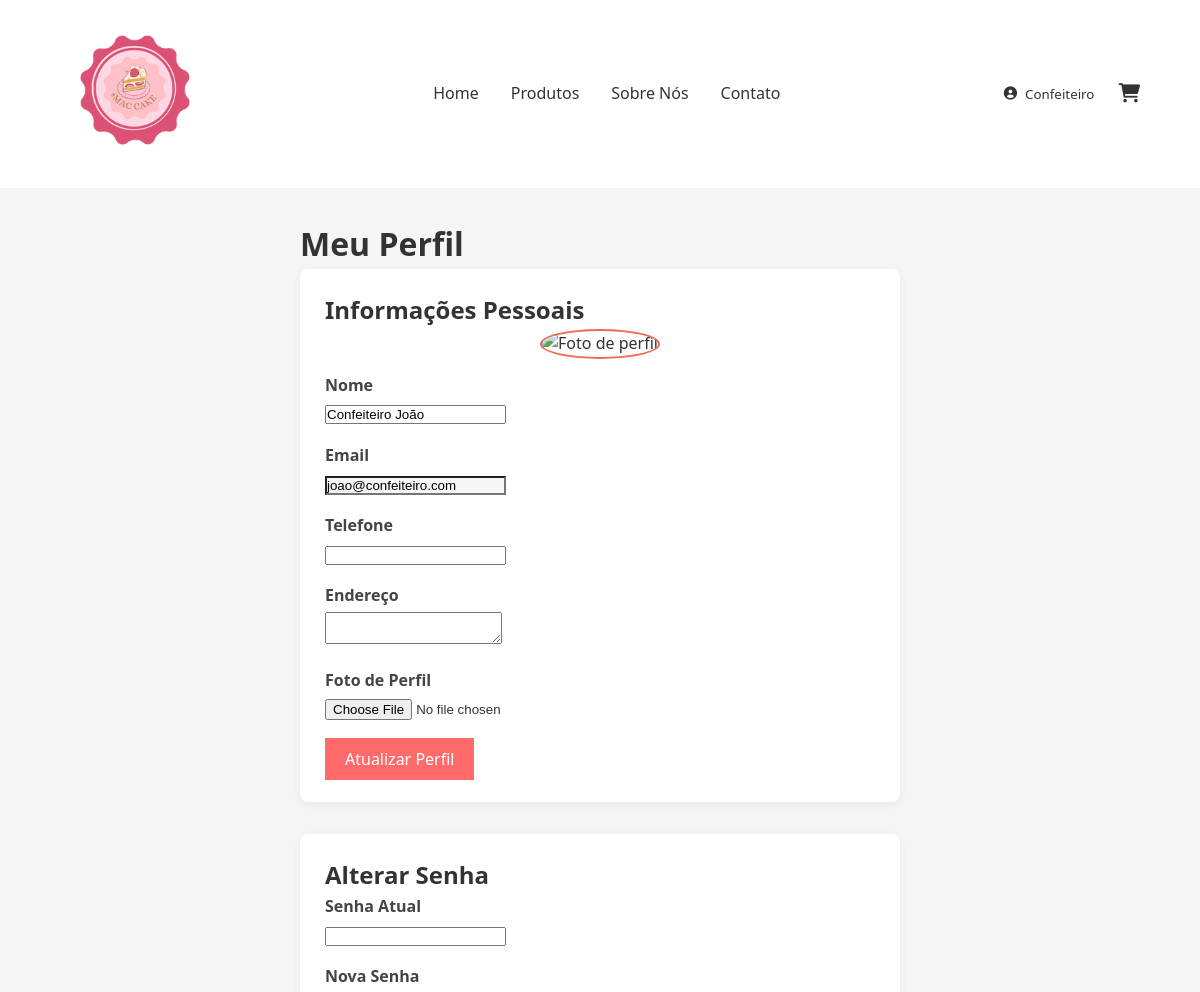
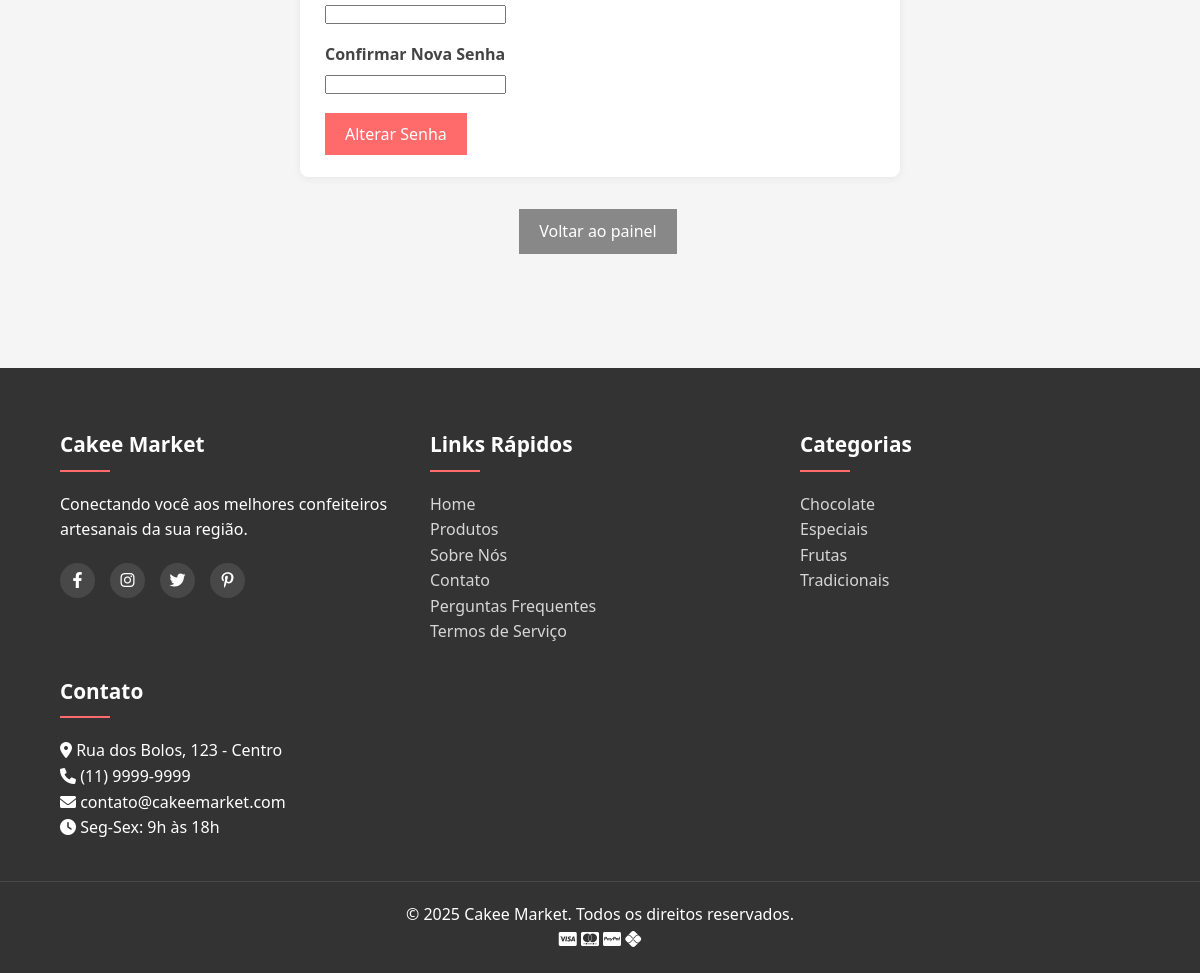
/pages/user/profile.php (signed in), run on the app's committed database (2 pictures, top to bottom).
### tables this page shows
CREATE TABLE usuarios (
    id INT AUTO_INCREMENT PRIMARY KEY,
    nome VARCHAR(100) NOT NULL,
    email VARCHAR(100) NOT NULL UNIQUE,
    senha VARCHAR(255) NOT NULL,
    telefone VARCHAR(20),
    endereco TEXT,
    foto_perfil VARCHAR(255),
    tipo ENUM('cliente', 'vendedor', 'admin') DEFAULT 'cliente',
    data_cadastro DATETIME DEFAULT CURRENT_TIMESTAMP,
    data_atualizacao DATETIME ON UPDATE CURRENT_TIMESTAMP,
    ativo BOOLEAN DEFAULT TRUE,
    token_reset_senha VARCHAR(255),
    token_expira DATETIME,
    INDEX idx_email (email),
    INDEX idx_tipo (tipo)
);

### pages/user/profile.php (the view, shortened to what this page needs)
<?php
$user_id = isset($_SESSION['user_id']) ? $_SESSION['user_id'] : null;
$db = new Database();
$conn = $db->connect();
$stmt = $conn->prepare("SELECT id, nome, email, telefone, endereco, foto_perfil, tipo FROM usuarios WHERE id = ?");
$stmt->execute([$user_id]);
$user = $stmt->fetch(PDO::FETCH_ASSOC);
?>
<!DOCTYPE html>
<html lang="pt-BR">
<head>
    <link rel="stylesheet" href="../../assets/css/admin.css">
</head>
<body>
<?php include __DIR__ . '/../../includes/header.php'; ?>
<div class="profile-container">
    <h1>Meu Perfil</h1>
    <div class="profile-card profile-section">
        <h2>Informações Pessoais</h2>
        <form method="POST" enctype="multipart/form-data">
            <div style="text-align:center">
                <?php if (!empty($user['foto_perfil'])): ?>
                    <img src="/assets/images/uploads/profiles/<?= htmlspecialchars($user['foto_perfil']) ?>" alt="Foto de perfil" class="profile-pic">
                <?php else: ?>
                    <img src="/assets/images/default_profile.png" alt="Foto de perfil" class="profile-pic">
                <?php endif; ?>
            </div>
            <div class="form-group">
                <label class="profile-label" for="nome">Nome</label>
                <input type="text" id="nome" name="nome" value="<?= htmlspecialchars($user['nome']) ?>" required>
            </div>
            <div class="form-group">
                <label class="profile-label" for="email">Email</label>
                <input type="email" id="email" name="email" value="<?= htmlspecialchars($user['email']) ?>" readonly style="background:#f6f6f6">
            </div>
            <div class="form-group">
                <label class="profile-label" for="telefone">Telefone</label>
                <input type="text" id="telefone" name="telefone" value="<?= htmlspecialchars($user['telefone']) ?>">
            </div>
            <div class="form-group">
                <label class="profile-label" for="endereco">Endereço</label>
                <textarea id="endereco" name="endereco" rows="2"><?= htmlspecialchars($user['endereco']) ?></textarea>
            </div>
            <div class="form-group">
                <label class="profile-label" for="foto_perfil">Foto de Perfil</label>
                <input type="file" id="foto_perfil" name="foto_perfil" accept="image/*">
            </div>
            <button type="submit" name="update_profile" class="btn">Atualizar Perfil</button>
        </form>
    </div>
    <div class="profile-card profile-section">
        <h2>Alterar Senha</h2>
        <form method="POST">
            <div class="form-group">
                <label class="profile-label" for="current_password">Senha Atual</label>
                <input type="password" id="current_password" name="current_password" required>
            </div>
            <div class="form-group">
                <label class="profile-label" for="new_password">Nova Senha</label>
                <input type="password" id="new_password" name="new_password" required>
            </div>
            <div class="form-group">
                <label class="profile-label" for="confirm_password">Confirmar Nova Senha</label>
                <input type="password" id="confirm_password" name="confirm_password" required>
            </div>
            <button type="submit" name="change_password" class="btn">Alterar Senha</button>
        </form>
    </div>
    <div style="text-align:center;margin:24px 0;">
        <a href="/pages/vendor/dashboard.php" class="btn" style="background:#888;">Voltar ao painel</a>
    </div>
</div>
<?php include __DIR__ . '/../../includes/footer.php'; ?>
</body>
</html>

### includes/header.php (shortened to what this page needs)
<?php
$db = new Database();
$conn = $db->connect();
$usuario = null;
if (isset($_SESSION['user_id'])) {
    $stmt = $conn->prepare("SELECT id, nome, email, foto_perfil, tipo FROM usuarios WHERE id = ?");
    $stmt->execute([$_SESSION['user_id']]);
    $usuario = $stmt->fetch(PDO::FETCH_ASSOC);
}
?>
<!DOCTYPE html>
<html lang="pt-BR">
<head>
    <link rel="stylesheet" href="/assets/css/style.css">
    <link rel="stylesheet" href="https://cdnjs.cloudflare.com/ajax/libs/font-awesome/6.0.0-beta3/css/all.min.css">
</head>
<body>
    <header class="header">
        <div class="header-container">
            <div class="logo">
                <a href="/">
                    <img src="/assets/images/logo/logo.png" alt="Cakee Market" width="150">
                </a>
            </div>
            <nav class="main-nav">
                <ul>
                    <li><a href="/" class="<?= basename($_SERVER['PHP_SELF']) == 'index.php' ? 'active' : '' ?>">Home</a></li>
                    <li><a href="/pages/products.php" class="<?= basename($_SERVER['PHP_SELF']) == 'products.php' ? 'active' : '' ?>">Produtos</a></li>
                    <li><a href="/pages/about.php" class="<?= basename($_SERVER['PHP_SELF']) == 'about.php' ? 'active' : '' ?>">Sobre Nós</a></li>
                    <li><a href="/pages/contact.php" class="<?= basename($_SERVER['PHP_SELF']) == 'contact.php' ? 'active' : '' ?>">Contato</a></li>
                </ul>
            </nav>
            <div class="header-icons">
                <?php if ($usuario): ?>
                    <div class="user-dropdown">
                        <button class="user-btn">
                            <?php if ($usuario['foto_perfil']): ?>
                                <img src="/assets/images/uploads/profiles/<?= htmlspecialchars($usuario['foto_perfil']) ?>" alt="<?= htmlspecialchars($usuario['nome']) ?>" class="user-avatar">
                            <?php else: ?>
                                <i class="fas fa-user-circle"></i>
                            <?php endif; ?>
                            <span class="user-name"><?= htmlspecialchars(explode(' ', $usuario['nome'])[0]) ?></span>
                        </button>
                    </div>
                <?php else: ?>
                    <a href="/pages/auth/login.php" class="auth-link"><i class="fas fa-sign-in-alt"></i> Entrar</a>
                    <a href="/pages/auth/register.php" class="auth-link"><i class="fas fa-user-plus"></i> Cadastrar</a>
                <?php endif; ?>
                <a href="/pages/cart.php" class="cart-icon">
                    <i class="fas fa-shopping-cart"></i>
                </a>
            </div>
        </div>
    </header>
    <main class="main-content">

### assets/css/admin.css (style rules this page uses)
.btn, .btn-small { background: #e77054; color: #fff; border: none; border-radius: 5px; padding: 7px 18px; cursor: pointer; text-decoration: none; font-size: 1em; margin-right: 4px; }
.form-group { margin-bottom: 13px; }

### assets/css/style.css (style rules this page uses)
:root { --primary-color: #ff6b6b; --primary-hover: #ff5252; --secondary-color: #ff8e8e; --dark-color: #333333; --dark-light: #555555; --light-color: #f8f9fa; --gray-light: #e9ecef; --white: #ffffff; --black: #000000; --success-color: #28a745; --danger-color: #dc3545; --warning-color: #ffc107; --info-color: #17a2b8; --space-xs: 0.5rem; --space-sm: 1rem; --space-md: 1.5rem; --space-lg: 2rem; --space-xl: 3rem; --space-xxl: 4rem; --font-size-xs: 0.75rem; --font-size-sm: 0.875rem; --font-size-md: 1rem; --font-size-lg: 1.25rem; --font-size-xl: 1.5rem; --font-size-xxl: 2rem; --font-size-xxxl: 3rem; --border-radius-sm: 4px; --border-radius-md: 8px; --border-radius-lg: 12px; --border-radius-circle: 50%; --shadow-sm: 0 1px 3px rgba(0, 0, 0, 0.1); --shadow-md: 0 4px 6px rgba(0, 0, 0, 0.1); --shadow-lg: 0 10px 15px rgba(0, 0, 0, 0.1); --shadow-xl: 0 20px 25px rgba(0, 0, 0, 0.1); --transition-fast: all 0.15s ease; --transition-normal: all 0.3s ease; --transition-slow: all 0.5s ease; --z-index-dropdown: 100; --z-index-sticky: 200; --z-index-fixed: 300; --z-index-modal: 400; --z-index-mobile-nav: 500; }
*, *::before, *::after { margin: 0; padding: 0; box-sizing: border-box; }
html { scroll-behavior: smooth; }
body { font-family: 'Segoe UI', Tahoma, Geneva, Verdana, sans-serif; line-height: 1.6; color: var(--dark-color); background-color: #f5f5f5; }
a { text-decoration: none; color: var(--primary-color); transition: var(--transition); }
ul, ol { list-style: none; }
button { cursor: pointer; border: none; background: none; font-family: inherit; }
.btn { display: inline-block; background: var(--primary-color); color: white; padding: 10px 20px; border: none; border-radius: var(--border-radius); cursor: pointer; transition: var(--transition); font-size: 16px; }
header { background-color: white; box-shadow: var(--box-shadow); position: sticky; top: 0; z-index: 1000; }
.header-container { display: flex; justify-content: space-between; align-items: center; padding: 15px 5%; max-width: 1400px; margin: 0 auto; }
.main-nav ul { display: flex; gap: var(--space-lg); }
.main-nav a { color: var(--dark-color); font-weight: 500; padding: var(--space-xs) 0; position: relative; transition: var(--transition-fast); }
.header-icons { display: flex; align-items: center; gap: var(--space-md); }
.cart-icon { position: relative; color: var(--dark-color); font-size: 1.2rem; }
.user-dropdown { position: relative; }
.user-btn { display: flex; align-items: center; gap: 8px; background: none; border: none; cursor: pointer; color: var(--dark-color); font-weight: 500; }

### pages/user/profile.php (style rules this page uses)
.profile-container { max-width: 600px; margin: 0 auto; padding: 30px 0; }
.profile-card { background: #fff; border-radius: 8px; box-shadow: 0 2px 9px rgba(0,0,0,0.06); padding: 22px 25px; margin-bottom: 25px; }
.profile-pic { width: 90px; height: 90px; border-radius: 50%; object-fit: cover; border: 2px solid #e77054; margin-bottom: 14px; }
.form-group { margin-bottom: 16px; }
.profile-label { font-weight: bold; color: #444; margin-bottom: 3px; display:block; }
.btn { background: #e77054; color: #fff; padding: 8px 19px; border-radius: 5px; border: none; cursor: pointer; }
.profile-section { margin-bottom: 32px; }

### data on the page
usuarios: nome "Confeiteiro", nome "Confeiteiro João", email "joao@confeiteiro.com"

### other printed values
$category "Chocolate"
$category "Especiais"
$category "Frutas"
$category "Tradicionais"
